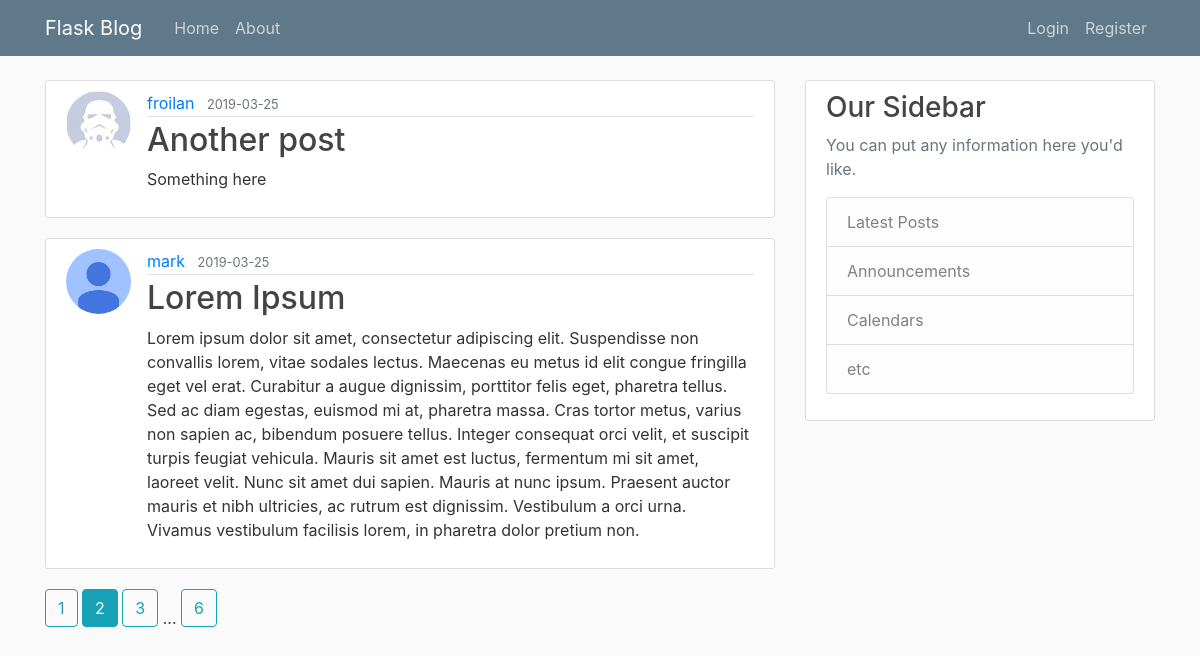
The page /home?page=2 on the database its author committed.
### flaskblog/models.py (models this page shows, shortened)
class Post(db.Model):
    id = db.Column(db.Integer, primary_key=True)
    title = db.Column(db.String(100), nullable=False)
    date_posted = db.Column(db.DateTime, nullable=False, default=datetime.utcnow)
    content = db.Column(db.Text, nullable=False)
    user_id = db.Column(db.Integer, db.ForeignKey('user.id'), nullable=False)

class User(db.Model, UserMixin):
    id = db.Column(db.Integer, primary_key=True)
    username = db.Column(db.String(20), unique=True, nullable=False)
    email = db.Column(db.String(120), unique=True, nullable=False)
    image_file = db.Column(db.String(20), nullable=False, default='default.jpg')
    password = db.Column(db.String(60), nullable=False)
    posts = db.relationship('Post', backref='author', lazy=True)

### flaskblog/routes.py (the view)
@app.route("/")
@app.route("/home")
def home():
    page = request.args.get('page', 1, type=int)
    posts = Post.query.order_by(
        Post.date_posted.desc()).paginate(page=page, per_page=2)
    return render_template('home.html', posts=posts)

### flaskblog/templates/home.html
{% extends "layout.html" %}
{% block content %}
  {% for post in posts.items %}
  <article class="media content-section">
    <img class="rounded-circle article-img"
      src="{{ url_for('static', filename='profile_pics/' + post.author.image_file) }}">
    <div class="media-body">
      <div class="article-metadata">
        <a class="mr-2" href="{{ url_for('user_posts', username=post.author.username) }}">{{ post.author.username }}</a>
        <small class="text-muted">{{ post.date_posted.strftime('%Y-%m-%d') }}</small>
      </div>
      <h2><a class="article-title" href="{{ url_for('post', post_id=post.id) }}">{{ post.title }}</a></h2>
      <p class="article-content">{{ post.content }}</p>
    </div>
  </article>
  {% endfor %}
  {% for page_num in posts.iter_pages(left_edge=1, right_edge=1, left_current=1, right_current=2) %}
    {% if page_num %}
      {% if posts.page == page_num %}
        <a class="btn btn-info mb-4" href="{{ url_for('home', page=page_num) }}">{{page_num}}</a>
      {% else %}
        <a class="btn btn-outline-info mb-4" href="{{ url_for('home', page=page_num) }}">{{page_num}}</a>
      {% endif %}
    {% else %}
      ...
    {% endif %}
  {% endfor %}
{% endblock content %}

### flaskblog/static/main.css (style rules this page uses)
body { background: #fafafa; color: #333333; margin-top: 5rem; }
h1, h2, h3, h4, h5, h6 { color: #444444; }
.content-section { background: #ffffff; padding: 10px 20px; border: 1px solid #dddddd; border-radius: 3px; margin-bottom: 20px; }
.article-title { color: #444444; }
.article-content { white-space: pre-line; }
.article-img { height: 65px; width: 65px; margin-right: 16px; }
.article-metadata { padding-bottom: 1px; margin-bottom: 4px; border-bottom: 1px solid #e3e3e3 }

### rows shown on the page
Post: image_file (picture), author.username "froilan", date_posted "2019-03-25", title "Another post", content "Something here"
Post: image_file (placeholder picture), author.username "mark", date_posted "2019-03-25", title "Lorem Ipsum", content "Lorem ipsum dolor sit amet, consectetur adipiscing elit. Suspendisse non convallis lorem, vitae sodales lectus. Maecenas eu metus id elit congue fringilla eget vel erat. Curabitur a augue dignissim, porttitor felis eget, pharetra tellus. Sed ac diam egestas, euismod mi at, pharetra massa. Cras tortor metus, varius non sapien ac, bibendum posuere tellus. Integer consequat orci velit, et suscipit turpis feugiat vehicula. Mauris sit amet est luctus, fermentum mi sit amet, laoreet velit. Nunc sit amet dui sapien. Mauris at nunc ipsum. Praesent auctor mauris et nibh ultricies, ac rutrum est dignissim. Vestibulum a orci urna. Vivamus vestibulum facilisis lorem, in pharetra dolor pretium non."

### other values the page prints
{{ page_num }} "1" "3" "6"
{{ page_num }} "2"
